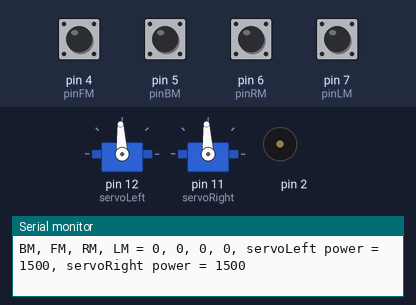
Bench run of a sketch on a simulated Arduino Uno, built with avr-gcc and run on an emulated ATmega328P. Parts: 2 × servo, buzzer (waves = sounding), the last lines printed to the serial monitor. The test bench sets the inputs (shaded band); at power-on: pin 4 (pinFM), pin 5 (pinBM), pin 6 (pinRM), pin 7 (pinLM) HIGH.

Above: at 2.2 s.
2.3 s: pin 4 (pinFM) pulled LOW for 0.3 s
At 2.63 s:
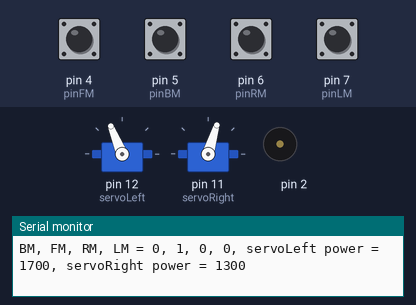
4.2 s: pin 5 (pinBM) pulled LOW for 0.3 s
At 4.39 s:
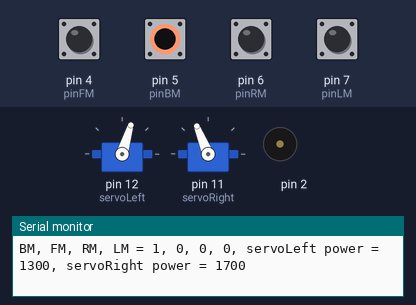
6.0 s: pin 6 (pinRM) pulled LOW for 0.3 s
At 6.4 s:
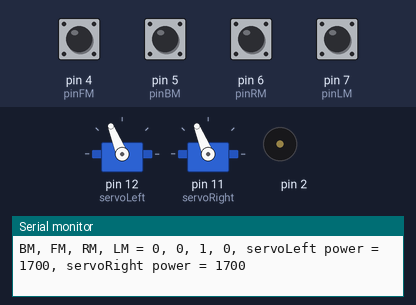
8.0 s: pin 7 (pinLM) pulled LOW for 0.3 s
At 8.4 s:
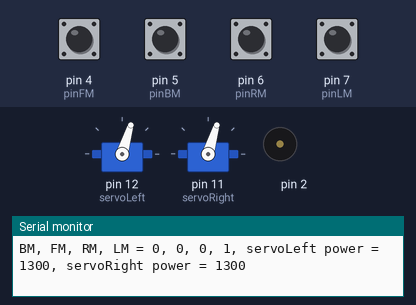
10.0 s: pin 4 (pinFM) driven LOW and pin 6 (pinRM) driven LOW
At 10.5 s:
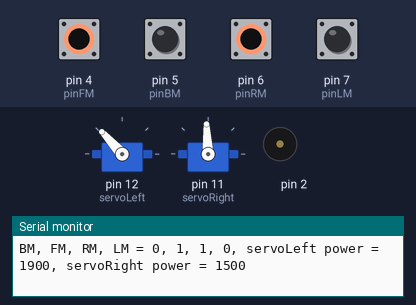
11.5 s: pin 4 (pinFM) driven HIGH
At 12.0 s:
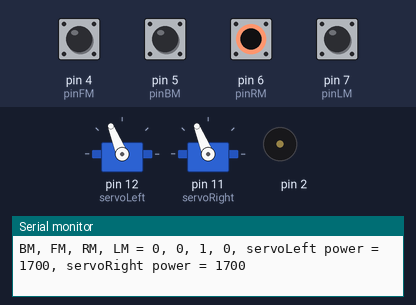
Timing chart, 0 to 14.0 s (numbered marks = the images above; inputs shaded):
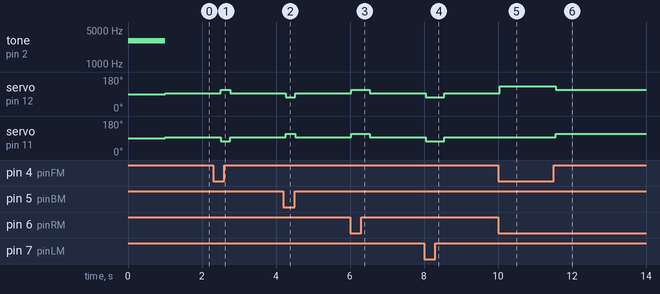

Measured:
- after the input at 2.3 s, servo on pin 12 (servoLeft): 93° → 112° after 0.21 s, → 93° 0.25 s later; servo on pin 11 (servoRight): 93° → 73° after 0.21 s, → 93° 0.25 s later
- after the input at 4.2 s, servo on pin 12 (servoLeft): 93° → 73° after 0.07 s, → 93° 0.25 s later; servo on pin 11 (servoRight): 93° → 112° after 0.07 s, → 93° 0.25 s later
- after the input at 6.0 s, servo on pin 12 (servoLeft), servo on pin 11 (servoRight): 93° → 112° at once, → 93° 0.50 s later
- after the input at 8.0 s, servo on pin 12 (servoLeft), servo on pin 11 (servoRight): 93° → 73° at once, → 93° 0.50 s later
- after the input at 10.0 s, servo on pin 12 (servoLeft): 93° → 132° after 0.05 s
- after the input at 11.5 s, servo on pin 12 (servoLeft): 132° → 112° after 0.06 s; servo on pin 11 (servoRight): 93° → 112° after 0.06 s

The sketch:

RemoteHack2.ino
```cpp
// BOE shield - RemoteHack
//
// Using a remote control board and controller from a R/C car toy.
// Removed stranded wires and resoldered solid wire to use with solderless breadboard.
// Trying pin config:
// Label:   Wire  : BOE Shield : Desired Behaviour
//  +V      red   : Vin
//  V-      black : Common
//  LM:    Yellow :   7        : Robot Right forward
//  RM:     blue  :   6        : Robot Right backward
//  FM:    Yellow :   5        : Robot LEFT forward
//  BM:     blue  :   4        : Robot LEFT backward
//#use Serial
#include <Servo.h>
Servo servoLeft;
Servo servoRight;


// declare R/C pins and variables
int pinBM = 5;
int pinFM = 4;
int pinRM = 6;
int pinLM = 7;
int valBM, valFM, valRM, valLM;

void setup() {
  Serial.begin(115200);
  servoLeft.attach(12);
  servoRight.attach(11);


  pinMode(pinBM, INPUT);
  digitalWrite(pinBM, HIGH); // pullup current unless signal recieved from R/C unit
  pinMode(pinFM, INPUT);
  digitalWrite(pinFM, HIGH); // pullup current unless signal recieved from R/C unit
  pinMode(pinRM, INPUT);
  digitalWrite(pinRM, HIGH); // pullup current unless signal recieved from R/C unit
  pinMode(pinLM, INPUT);
  digitalWrite(pinLM, HIGH); // pullup current unless signal recieved from R/C unit

  tone(2, 3000, 1000);                       // Play tone for 1 second
  delay(1000);                               // Delay to finish tone

}
void loop () {
  //string outString;
  valBM = !digitalRead(pinBM);		// Use ! on these since they are HIGH normally an dthe switches make them low
  valFM = !digitalRead(pinFM);
  valRM = !digitalRead(pinRM);
  valLM = !digitalRead(pinLM);


  // Serial << "BM, FM, RM, LM = " << valBM << ", " << valFM << endl;
  //Serial.print(outString );
  Serial.print("BM, FM, RM, LM = " );
  Serial.print(valBM);
  Serial.print(", ");
  Serial.print(valFM);
  Serial.print(", ");
  Serial.print(valRM);
  Serial.print(", ");
  Serial.print(valLM);

  int leftMotor, rightMotor;

	//leftMotor  = 1500 + 50 * ( valBM + valFM ) - 50 * valRM*vaBLM + 50 * valRM ;
	//rightMotor = 1500 - 50 * ( valBM + valFM ) - 50 * valFM*valLM - 50 * valRM ;
	//
	leftMotor  = 1500 + 200 * ( valFM - valBM - valLM + valRM );
	rightMotor = 1500 - 200 * ( valFM - valBM + valLM - valRM );

	servoLeft.writeMicroseconds(leftMotor);
	servoRight.writeMicroseconds(rightMotor);
  Serial.print(", servoLeft power = ");
  Serial.print(leftMotor);
  Serial.print(", servoRight power = ");
  Serial.println(rightMotor);

  //if( (valFM == 0) && ( valFM  == 0 && valLM ) ) // forward button is pressed
  //{
    //servoLeft.writeMicroseconds(1700) ; // forward
    ////   servoRight.writeMicroseconds(1300); // forward
  //}
  //if ( !valFM && (!valFM && valRM) )
  //{
    //servoRight.writeMicroseconds(1300); // forward
    ////   servoLeft.writeMicroseconds(1300); // back
    ////    servoRight.writeMicroseconds(1700); // back
  //}
  //else
  //{
    //servoRight.writeMicroseconds(1500); // stop
    //servoLeft.writeMicroseconds(1500); // stop
  //}

  //  if ( valRM == 0 )
  //  {
  //    servoRight.writeMicroseconds(1300); // back?
  //  }
  //  else if ( valLM == 0 )
  //  {
  //    servoRight.writeMicroseconds(1700); // forward
  //  }
  //  else
  //  {
  //    servoRight.writeMicroseconds(1500); // stop
  //  }
  delay(250);

  //  servoLeft.writeMicroseconds(1300); // clockwise
  //  servoRight.writeMicroseconds(1300); // clockwise
  //  delay(3000);
  //  servoLeft.writeMicroseconds(1700); // cntr-clockwise
  //  servoRight.writeMicroseconds(1700); // cntr-clockwise
  //  delay(3000);
  //  servoLeft.writeMicroseconds(1500); // stop
  //  servoRight.writeMicroseconds(1500); // stop

}
```
